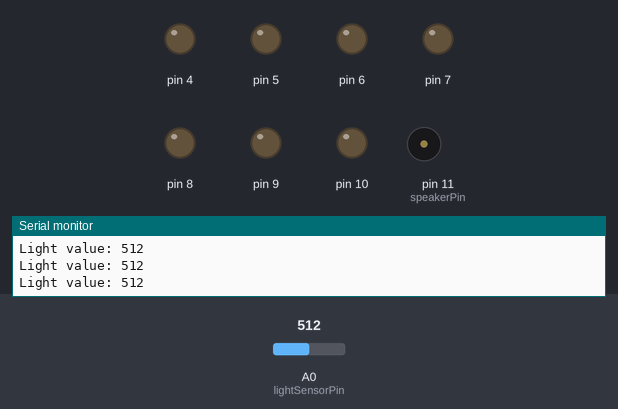
A sketch run on a simulated Arduino Uno, built with avr-gcc and run on an emulated ATmega328P. Parts: output pins drawn as LEDs (lit = HIGH), buzzer (waves = sounding), the last lines printed to the serial monitor. Inputs (shaded band) come from the test bench; at power-on: A0 (lightSensorPin) = 512. Random numbers use the default seed unless the sketch sets one.

Above: at 1.2 s.
1.3 s: A0 (lightSensorPin) set to 107
4.3 s: A0 (lightSensorPin) set to 93
At 5.4 s:
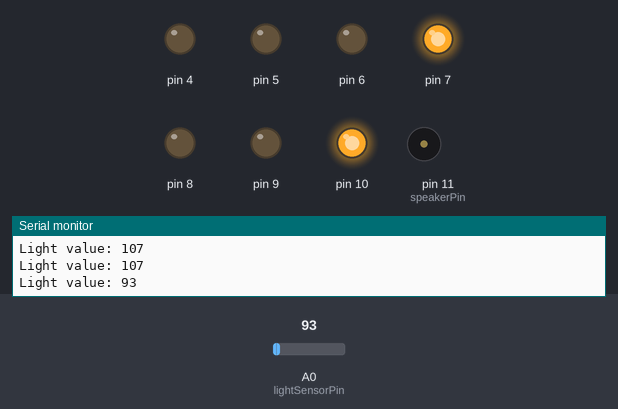
At 8.3 s:
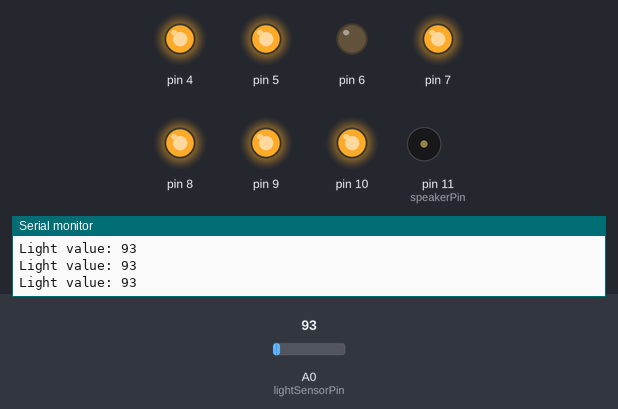
13.3 s: A0 (lightSensorPin) set to 110
15.2 s: A0 (lightSensorPin) set to 90
At 16.2 s:
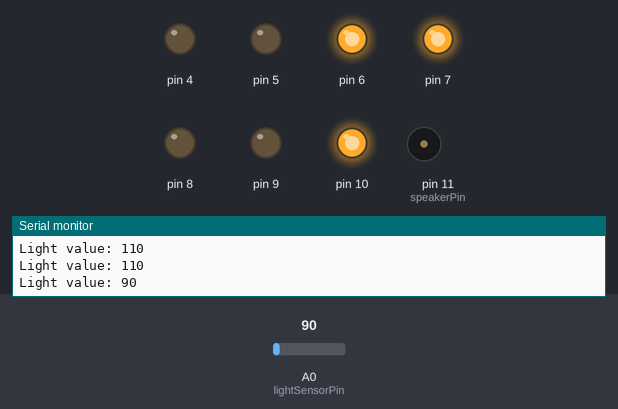
Timing chart, 0 to 26.7 s (numbered marks = the images above; inputs shaded):
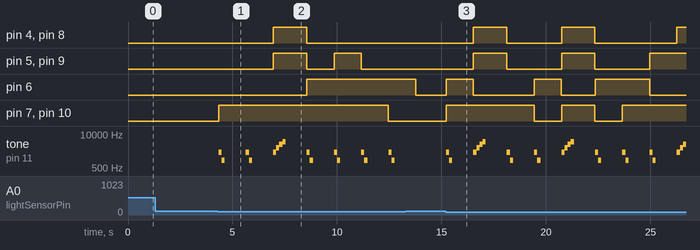

Measured:
- the behaviour switches between 100 and 99 on A0 (lightSensorPin) (found by bisection; images 0 and 1)
- after the input at 4.3 s, pin 4: LOW → HIGH after 2.6 s, → LOW 1.6 s later; pin 5: LOW → HIGH after 2.6 s, → LOW 1.6 s later, → HIGH 1.3 s later, → LOW 1.3 s later
- after the input at 15.2 s, pin 4: goes HIGH 1.6 s, LOW 2.6 s, HIGH 1.6 s, LOW 3.9 s, then HIGH, starting after 1.3 s; pin 5: alternates HIGH for 1.6 s and LOW for 2.6 s, starting after 1.3 s

The sketch:

dice.ino
```cpp
//Definerar konstanter
const int lightSensorPin = A0;
const int speakerPin = 11;

//Definerar variablar
int lightSensorValue = 0;
int randNum = 0;

//Funktion som bestämmer vilken pin som ska outputa spänning beroende på vilket nummer tärningen har slagit.
void throwDice(int num) {
  //1
  if(num == 1) {
    digitalWrite(6, HIGH);
  }

  //2
  else if(num == 2) {
    digitalWrite(10, HIGH);
    digitalWrite(7, HIGH);
  }

  //3
  else if(num == 3) {
    digitalWrite(7, HIGH);
    digitalWrite(6, HIGH);
    digitalWrite(10, HIGH);
  }

  //4
  else if(num == 4) {
    digitalWrite(9, HIGH);
    digitalWrite(7, HIGH);
    digitalWrite(10, HIGH);
    digitalWrite(5, HIGH);
  }

  //5
  else if(num == 5) {
    digitalWrite(9, HIGH);
    digitalWrite(7, HIGH);
    digitalWrite(10, HIGH);
    digitalWrite(5, HIGH);
    digitalWrite(6, HIGH);
  }

  //6
  else {
    digitalWrite(9, HIGH);
    digitalWrite(8, HIGH);
    digitalWrite(7, HIGH);
    digitalWrite(10, HIGH);
    digitalWrite(4, HIGH);
    digitalWrite(5, HIGH);
  }
}

//Funktion som ställer in att alla pins ska ha spänningen 0V
void clearDice() {
  digitalWrite(10, LOW);
  digitalWrite(4, LOW);
  digitalWrite(5, LOW);
  digitalWrite(6, LOW);
  digitalWrite(7, LOW);
  digitalWrite(8, LOW);
  digitalWrite(9, LOW);
}

//Funktion som bestämer vilka frekvensser av toner som högtalaren ska spela up beroende på de slaggna nummret.
void speakerTone(int num) {
  if(num == 6) {
    tone(speakerPin, 2000);
    delay(150);
    noTone(speakerPin);

    tone(speakerPin, 3000);
    delay(150);
    noTone(speakerPin);

    tone(speakerPin, 4000);
    delay(150);
    noTone(speakerPin);

    tone(speakerPin, 5000);
    delay(150);
    noTone(speakerPin);
  }
  else {
    tone(speakerPin, 2000);
    delay(150);
    noTone(speakerPin);

    tone(speakerPin, 1000);
    delay(150);
    noTone(speakerPin);
  }
}

void setup() {
  //Etablerar seriel kontakt mellan datorn och arduino kortet via usb kabeln med en "baud rate" på 9600
  Serial.begin(9600);

  //Definerar att de pinsen som ledsen är kopplade till är till för att outputa spänning.
  pinMode(4, OUTPUT);
  pinMode(5, OUTPUT);
  pinMode(6, OUTPUT);
  pinMode(7, OUTPUT);
  pinMode(8, OUTPUT);
  pinMode(9, OUTPUT);
  pinMode(10, OUTPUT);
  pinMode(11, OUTPUT);

}

void loop() {

  //Läser in sensor värdet från fototransistorn
  lightSensorValue = analogRead(lightSensorPin);
  delay(5);

  //Debugging information
  Serial.print("Light value: ");
  Serial.println(lightSensorValue);

  //Ifall transistorn blir blockerad från ljuset
  if(lightSensorValue < 100)
  {
    //Slumpar fram ett nummer mellan 1-6
    randNum = random(1,7);

    //Kallar på funktionen som sedan får ledsen att visa detta slumpade nummer
    throwDice(randNum);
    //Kallar på funktionen som spelar upp ljud i högtalarn
    speakerTone(randNum);

    //Vänta ett litet tag innan ett nytt nummer kan kastas
    delay(1000);

    //Återställer alla leds
    clearDice();
  }
}
```
